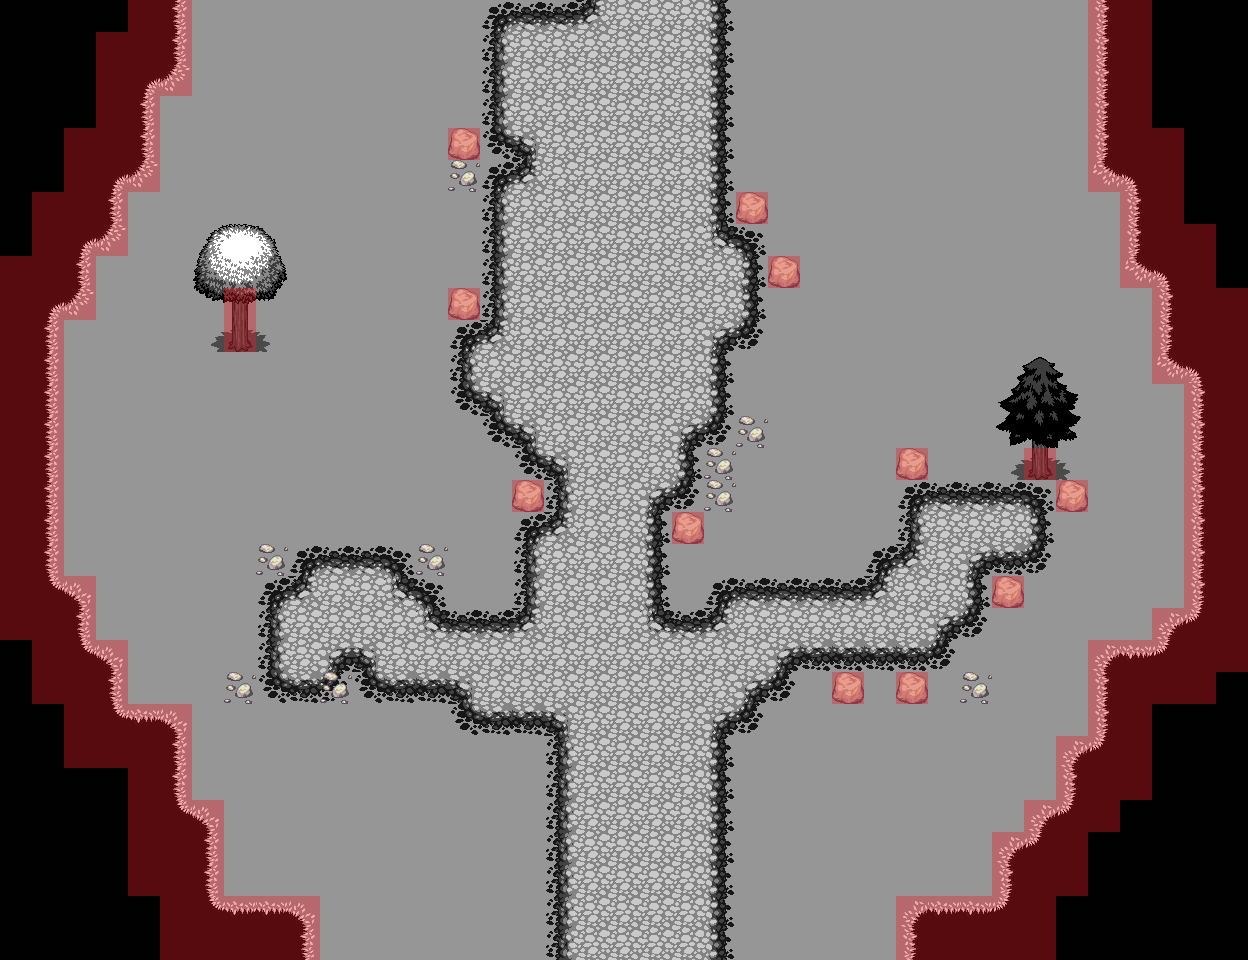

This game map was drawn from its Tiled (.tmx) file and the tilesets committed beside it. A one-line description and the trimmed map source follow:
An orthogonal 39x30 tile map with 32x32 px tiles, 6 tile layers (Background, Ground, Overground, GroundObjects, ...), 53 tilesets and 21 objects (Player).

<map version="1.0" orientation="orthogonal" renderorder="right-down" width="39" height="30" tilewidth="32" tileheight="32" nextobjectid="10">
 <tileset firstgid="1" name="col_half_right" tilewidth="32" tileheight="32" tilecount="1" columns="1">
  <image source="../col_half_right.png" width="32" height="32" />
  <tile id="0">
   <objectgroup draworder="index">
    <object id="2" x="16" y="0" width="16" height="32" />
   </objectgroup>
  </tile>
 </tileset>
 <tileset firstgid="2" name="col_half_left" tilewidth="32" tileheight="32" tilecount="1" columns="1">
  <image source="../col_half_left.png" width="32" height="32" />
  <tile id="0">
   <objectgroup draworder="index">
    <object id="1" x="0" y="0" width="16" height="32" />
   </objectgroup>
  </tile>
 </tileset>
 <tileset firstgid="3" name="col_half_bottom" tilewidth="32" tileheight="32" tilecount="1" columns="1">
  <image source="../col_half_bottom.png" width="32" height="32" />
  <tile id="0">
   <objectgroup draworder="index">
    <object id="1" x="0" y="16" width="32" height="16" />
   </objectgroup>
  </tile>
 </tileset>
 <tileset firstgid="4" name="col_half_top" tilewidth="32" tileheight="32" tilecount="1" columns="1">
  <image source="../col_half_top.png" width="32" height="32" />
  <tile id="0">
   <objectgroup draworder="index">
    <object id="1" x="0" y="0" width="32" height="16" />
   </objectgroup>
  </tile>
 </tileset>
 <tileset firstgid="5" name="water" tilewidth="32" tileheight="32" tilecount="18" columns="3">
  <image source="../LPC Base Assets/LPC Base Assets/tiles/water.png" width="96" height="192" />
 </tileset>
 <tileset firstgid="23" name="grass" tilewidth="32" tileheight="32" tilecount="18" columns="3">
  <image source="../LPC Base Assets/LPC Base Assets/tiles/grass.png" width="96" height="192" />
  <terraintypes>
   <terrain name="grass" tile="-1" />
  </terraintypes>
  <tile id="1" terrain="0,0,0," />
  <tile id="2" terrain="0,0,,0" />
  <tile id="4" terrain="0,,0,0" />
  <tile id="5" terrain=",0,0,0" />
  <tile id="6" terrain=",,,0" />
  <tile id="7" terrain=",,0,0" />
  <tile id="8" terrain=",,0," />
  <tile id="9" terrain=",0,,0" />
  <tile id="10" terrain="0,0,0,0" />
  <tile id="11" terrain="0,,0," />
  <tile id="12" terrain=",0,," />
  <tile id="13" terrain="0,0,," />
  <tile id="14" terrain="0,,," />
 </tileset>
 <tileset firstgid="41" name="col_triangle1" tilewidth="32" tileheight="32" tilecount="1" columns="1">
  <image source="../col_triangle1.png" width="32" height="32" />
  <tile id="0">
   <objectgroup draworder="index">
    <object id="1" x="32" y="15.9091">
     <polygon points="0,0 -16,15.9091 0,16.0909" />
    </object>
   </objectgroup>
  </tile>
 </tileset>
 <tileset firstgid="42" name="col_triangle2" tilewidth="32" tileheight="32" tilecount="1" columns="1">
  <image source="../col_triangle2.png" width="32" height="32" />
  <tile id="0">
   <objectgroup draworder="index">
    <object id="1" x="0.181818" y="15.8182">
     <polygon points="0,0 16,16.0909 -0.181818,16.1818" />
    </object>
   </objectgroup>
  </tile>
 </tileset>
 <tileset firstgid="43" name="col_triangle3" tilewidth="32" tileheight="32" tilecount="1" columns="1">
  <image source="../col_triangle3.png" width="32" height="32" />
  <tile id="0">
   <objectgroup draworder="index">
    <object id="1" x="-0.181818" y="15.7273">
     <polygon points="0,0 16.1818,-15.7273 0.181818,-15.7273" />
    </object>
   </objectgroup>
  </tile>
 </tileset>
 <tileset firstgid="44" name="col_triangle4" tilewidth="32" tileheight="32" tilecount="1" columns="1">
  <image source="../col_triangle4.png" width="32" height="32" />
  <tile id="0">
   <objectgroup draworder="index">
    <object id="1" x="16.0909" y="0">
     <polygon points="0,0 15.8182,16 15.9091,0" />
    </object>
   </objectgroup>
  </tile>
 </tileset>
 <tileset firstgid="45" name="col_triangle_inv4" tilewidth="32" tileheight="32" tilecount="1" columns="1">
  <image source="../col_triangle_inv4.png" width="32" height="32" />
  <tile id="0">
   <objectgroup draworder="index">
    <object id="2" x="16.0909" y="0">
     <polygon points="0,0 15.9091,0 15.9091,32 -16.0909,32 -16.2727,16.4545" />
    </object>
   </objectgroup>
  </tile>
 </tileset>
 <tileset firstgid="46" name="col_triangle_inv1" tilewidth="32" tileheight="32" tilecount="1" columns="1">
  <image source="../col_triangle_inv1.png" width="32" height="32" />
  <tile id="0">
   <objectgroup draworder="index">
    <object id="1" x="-0.0909091" y="-0.0909091">
     <polyline points="0,0 15.7273,-0.0909091 32,16.0909 32.0909,32.0909 0.0909091,32.0909 0.0909091,0.0909091" />
    </object>
   </objectgroup>
  </tile>
 </tileset>
 <tileset firstgid="47" name="col_triangle_inv2" tilewidth="32" tileheight="32" tilecount="1" columns="1">
  <image source="../col_triangle_inv2.png" width="32" height="32" />
  <tile id="0">
   <objectgroup draworder="index">
    <object id="1" x="0.272727" y="-0.0909091">
     <polyline points="0,0 31.7273,0.0909091 31.7273,15.8182 15.8182,32 -0.272727,32.0909 -0.272727,0.0909091" />
    </object>
   </objectgroup>
  </tile>
 </tileset>
 <tileset firstgid="48" name="col_triangle_inv3" tilewidth="32" tileheight="32" tilecount="1" columns="1">
  <image source="../col_triangle_inv3.png" width="32" height="32" />
  <tile id="0">
   <objectgroup draworder="index">
    <object id="1" x="0" y="-0.0909091">
     <polyline points="0,0 32,0.0909091 32,32.0909 16.1818,32 0.0909091,16 0,0.0909091" />
    </object>
   </objectgroup>
  </tile>
 </tileset>
 <tileset firstgid="49" name="cement" tilewidth="32" tileheight="32" tilecount="18" columns="3">
  <image source="../LPC Base Assets/LPC Base Assets/tiles/cement.png" width="96" height="192" />
 </tileset>
 <tileset firstgid="67" name="cementstair" tilewidth="32" tileheight="32" tilecount="20" columns="5">
  <image source="../LPC Base Assets/LPC Base Assets/tiles/cementstair.png" width="160" height="128" />
 </tileset>
 <tileset firstgid="87" name="chests" tilewidth="32" tileheight="32" tilecount="6" columns="2">
  <image source="../LPC Base Assets/LPC Base Assets/tiles/chests.png" width="64" height="96" />
 </tileset>
 <tileset firstgid="93" name="country" tilewidth="32" tileheight="32" tilecount="20" columns="5">
  <image source="../LPC Base Assets/LPC Base Assets/tiles/country.png" width="160" height="128" />
 </tileset>
 <tileset firstgid="113" name="cup" tilewidth="32" tileheight="32" tilecount="2" columns="1">
  <image source="../LPC Base Assets/LPC Base Assets/tiles/cup.png" width="32" height="64" />
 </tileset>
 <tileset firstgid="115" name="dirt" tilewidth="32" tileheight="32" tilecount="18" columns="3">
  <image source="../LPC Base Assets/LPC Base Assets/tiles/dirt.png" width="96" height="192" />
  <terraintypes>
   <terrain name="dirt" tile="-1" />
  </terraintypes>
  <tile id="1" terrain="0,0,0," />
  <tile id="2" terrain="0,0,,0" />
  <tile id="4" terrain="0,,0,0" />
  <tile id="5" terrain=",0,0,0" />
  <tile id="6" terrain=",,,0" />
  <tile id="7" terrain=",,0,0" />
  <tile id="8" terrain=",,0," />
  <tile id="9" terrain=",0,,0" />
  <tile id="10" terrain="0,0,0,0" />
  <tile id="11" terrain="0,,0," />
  <tile id="12" terrain=",0,," />
  <tile id="13" terrain="0,0,," />
  <tile id="14" terrain="0,,," />
 </tileset>
 <tileset firstgid="133" name="dirt2" tilewidth="32" tileheight="32" tilecount="18" columns="3">
  <image source="../LPC Base Assets/LPC Base Assets/tiles/dirt2.png" width="96" height="192" />
 </tileset>
 <tileset firstgid="151" name="dungeon" tilewidth="32" tileheight="32" tilecount="104" columns="13">
  <image source="../LPC Base Assets/LPC Base Assets/tiles/dungeon.png" width="416" height="256" />
 </tileset>
 <tileset firstgid="255" name="grass" tilewidth="32" tileheight="32" tilecount="18" columns="3">
  <image source="../LPC Base Assets/LPC Base Assets/tiles/grass.png" width="96" height="192" />
 </tileset>
 <tileset firstgid="273" name="grassalt" tilewidth="32" tileheight="32" tilecount="18" columns="3">
  <image source="../LPC Base Assets/LPC Base Assets/tiles/grassalt.png" width="96" height="192" />
  <terraintypes>
   <terrain name="grass2" tile="-1" />
  </terraintypes>
  <tile id="1" terrain="0,0,0," />
  <tile id="2" terrain="0,0,,0" />
  <tile id="4" terrain="0,,0,0" />
  <tile id="5" terrain=",0,0,0" />
  <tile id="6" terrain=",,,0" />
  <tile id="7" terrain=",,0,0" />
  <tile id="8" terrain=",,0," />
  <tile id="9" terrain=",0,,0" />
  <tile id="10" terrain="0,0,0,0" />
  <tile id="11" terrain="0,,0," />
  <tile id="12" terrain=",0,," />
  <tile id="13" terrain="0,0,," />
  <tile id="14" terrain="0,,," />
 </tileset>
 <tileset firstgid="291" name="hole" tilewidth="32" tileheight="32" tilecount="18" columns="3">
  <image source="../LPC Base Assets/LPC Base Assets/tiles/hole.png" width="96" height="192" />
 </tileset>
 <tileset firstgid="309" name="holek" tilewidth="32" tileheight="32" tilecount="18" columns="3">
  <image source="../LPC Base Assets/LPC Base Assets/tiles/holek.png" width="96" height="192" />
 </tileset>
 <tileset firstgid="327" name="holemid" tilewidth="32" tileheight="32" tilecount="18" columns="3">
  <image source="../LPC Base Assets/LPC Base Assets/tiles/holemid.png" width="96" height="192" />
 </tileset>
 <tileset firstgid="345" name="house" tilewidth="32" tileheight="32" tilecount="63" columns="9">
  <image source="../LPC Base Assets/LPC Base Assets/tiles/house.png" width="288" height="224" />
 </tileset>
 <tileset firstgid="408" name="inside" tilewidth="32" tileheight="32" tilecount="100" columns="10">
  <image source="../LPC Base Assets/LPC Base Assets/tiles/inside.png" width="320" height="320" />
 </tileset>
 <tileset firstgid="508" name="kitchen" tilewidth="32" tileheight="32" tilecount="8" columns="2">
  <image source="../LPC Base Assets/LPC Base Assets/tiles/kitchen.png" width="64" height="128" />
 </tileset>
 <tileset firstgid="516" name="lava" tilewidth="32" tileheight="32" tilecount="18" columns="3">
  <image source="../LPC Base Assets/LPC Base Assets/tiles/lava.png" width="96" height="192" />
 </tileset>
 <tileset firstgid="534" name="lavarock" tilewidth="32" tileheight="32" tilecount="18" columns="3">
  <image source="../LPC Base Assets/LPC Base Assets/tiles/lavarock.png" width="96" height="192" />
 </tileset>
 <tileset firstgid="552" name="mountains" tilewidth="32" tileheight="32" tilecount="108" columns="12">
  <image source="../LPC Base Assets/LPC Base Assets/tiles/mountains.png" width="384" height="288" />
 </tileset>
 <tileset firstgid="660" name="rock" tilewidth="32" tileheight="32" tilecount="2" columns="2">
  <image source="../LPC Base Assets/LPC Base Assets/tiles/rock.png" width="64" height="32" />
 </tileset>
 <tileset firstgid="662" name="signs" tilewidth="32" tileheight="32" tilecount="6" columns="3">
  <image source="../LPC Base Assets/LPC Base Assets/tiles/signs.png" width="96" height="64" />
 </tileset>
 <tileset firstgid="668" name="stairs" tilewidth="32" tileheight="32" tilecount="112" columns="8">
  <image source="../LPC Base Assets/LPC Base Assets/tiles/stairs.png" width="256" height="448" />
 </tileset>
 <tileset firstgid="780" name="treetop" tilewidth="32" tileheight="32" tilecount="42" columns="6">
  <image source="../LPC Base Assets/LPC Base Assets/tiles/treetop.png" width="192" height="224" />
 </tileset>
 <tileset firstgid="822" name="trunk" tilewidth="32" tileheight="32" tilecount="18" columns="6">
  <image source="../LPC Base Assets/LPC Base Assets/tiles/trunk.png" width="192" height="96" />
 </tileset>
 <tileset firstgid="840" name="victoria" tilewidth="32" tileheight="32" tilecount="55" columns="11">
  <image source="../LPC Base Assets/LPC Base Assets/tiles/victoria.png" width="352" height="160" />
 </tileset>
 <tileset firstgid="895" name="water" tilewidth="32" tileheight="32" tilecount="18" columns="3">
  <image source="../LPC Base Assets/LPC Base Assets/tiles/water.png" width="96" height="192" />
 </tileset>
 <tileset firstgid="913" name="waterfall" tilewidth="32" tileheight="32" tilecount="15" columns="3">
  <image source="../LPC Base Assets/LPC Base Assets/tiles/waterfall.png" width="96" height="160" />
 </tileset>
 <tileset firstgid="928" name="watergrass" tilewidth="32" tileheight="32" tilecount="18" columns="3">
  <image source="../LPC Base Assets/LPC Base Assets/tiles/watergrass.png" width="96" height="192" />
 </tileset>
 <tileset firstgid="946" name="barrel" tilewidth="32" tileheight="32" tilecount="8" columns="4">
  <image source="../LPC Base Assets/LPC Base Assets/tiles/barrel.png" width="128" height="64" />
 </tileset>
 <tileset firstgid="954" name="brackish" tilewidth="32" tileheight="32" tilecount="18" columns="3">
  <image source="../LPC Base Assets/LPC Base Assets/tiles/brackish.png" width="96" height="192" />
 </tileset>
 <tileset firstgid="972" name="bridges" tilewidth="32" tileheight="32" tilecount="42" columns="6">
  <image source="../LPC Base Assets/LPC Base Assets/tiles/bridges.png" width="192" height="224" />
 </tileset>
 <tileset firstgid="1014" name="buckets" tilewidth="32" tileheight="32" tilecount="6" columns="3">
  <image source="../LPC Base Assets/LPC Base Assets/tiles/buckets.png" width="96" height="64" />
 </tileset>
 <tileset firstgid="1020" name="cabinets" tilewidth="32" tileheight="32" tilecount="78" columns="6">
  <image source="../LPC Base Assets/LPC Base Assets/tiles/cabinets.png" width="192" height="416" />
 </tileset>
 <tileset firstgid="1098" name="castle_lightsources" tilewidth="32" tileheight="32" tilecount="20" columns="5">
  <image source="../LPC Base Assets/LPC Base Assets/tiles/castle_lightsources.png" width="160" height="128" />
 </tileset>
 <tileset firstgid="1118" name="castle_outside" tilewidth="32" tileheight="32" tilecount="187" columns="17">
  <image source="../LPC Base Assets/LPC Base Assets/tiles/castle_outside.png" width="544" height="352" />
 </tileset>
 <tileset firstgid="1305" name="castlefloors" tilewidth="32" tileheight="32" tilecount="100" columns="10">
  <image source="../LPC Base Assets/LPC Base Assets/tiles/castlefloors.png" width="320" height="320" />
 </tileset>
 <tileset firstgid="1405" name="castlefloors_outside" tilewidth="32" tileheight="32" tilecount="20" columns="4">
  <image source="../LPC Base Assets/LPC Base Assets/tiles/castlefloors_outside.png" width="128" height="160" />
 </tileset>
 <tileset firstgid="1425" name="castlewalls" tilewidth="32" tileheight="32" tilecount="180" columns="12">
  <image source="../LPC Base Assets/LPC Base Assets/tiles/castlewalls.png" width="384" height="480" />
 </tileset>
 <tileset firstgid="1605" name="red_tile" tilewidth="32" tileheight="32" tilecount="1" columns="1">
  <image source="../red_tile.png" width="32" height="32" />
  <tile id="0">
   <objectgroup draworder="index">
    <object id="1" x="0" y="0" width="32" height="32" />
   </objectgroup>
  </tile>
 </tileset>
 <layer name="Background" width="39" height="30">
  <properties>
   <property name="unity:sortingLayerName" value="Background" />
  </properties>
  <data>[1170 cells, 1170 non-empty, 1 distinct tile ids]</data>
 </layer>
 <layer name="Ground" width="39" height="30">
  <properties>
   <property name="unity:sortingLayerName" value="Ground" />
  </properties>
  <data>[1170 cells, 978 non-empty, 12 distinct tile ids]</data>
 </layer>
 <layer name="Overground" width="39" height="30">
  <properties>
   <property name="unity:sortingLayerName" value="Overground" />
  </properties>
  <data>[1170 cells, 294 non-empty, 13 distinct tile ids]</data>
 </layer>
 <layer name="GroundObjects" width="39" height="30">
  <properties>
   <property name="unity:sortingLayerName" value="GroundObjects" />
  </properties>
  <data>[1170 cells, 32 non-empty, 8 distinct tile ids]</data>
 </layer>
 <layer name="TopObjects" width="39" height="30">
  <properties>
   <property name="unity:sortingLayerName" value="TopObjects" />
  </properties>
  <data>[1170 cells, 18 non-empty, 18 distinct tile ids]</data>
 </layer>
 <layer name="Collision" width="39" height="30" opacity="0.37">
  <data>[1170 cells, 183 non-empty, 1 distinct tile ids]</data>
 </layer>
 <objectgroup name="Spawns">
  <properties>
   <property name="unity:tag" value="SpawnLayer" />
  </properties>
  <object id="1" x="183.667" y="470.333" width="230" height="230">
   <properties>
    <property name="SpawnName" value="DifficultEnemy" />
    <property name="SpawnNumber" value="3" />
   </properties>
   <ellipse />
  </object>
  <object id="2" x="935.67" y="477" width="100" height="100">
   <properties>
    <property name="SpawnName" value="EasyEnemy" />
    <property name="SpawnNumberMax" value="2" />
    <property name="SpawnNumberMin" value="1" />
   </properties>
   <ellipse />
  </object>
  <object id="3" name="Player" x="623.5" y="870" width="10" height="10">
   <properties>
    <property name="SpawnName" value="Player" />
    <property name="SpawnNumber" value="1" />
   </properties>
   <ellipse />
  </object>
 </objectgroup>
 <objectgroup name="Doors">
  <properties>
   <property name="unity:tag" value="DoorsLayer" />
  </properties>
  <object id="4" x="178.333" y="-4.83337" width="938.667" height="10.6667">
   <properties>
    <property name="DoorType" value="Up" />
   </properties>
  </object>
  <object id="5" x="305.334" y="955.5" width="642.667" height="15.3333">
   <properties>
    <property name="DoorType" value="Down" />
   </properties>
  </object>
 </objectgroup>
 <objectgroup name="Items">
  <object id="7" x="602.667" y="333.333" width="24" height="24">
   <properties>
    <property name="item" value="item" />
   </properties>
   <ellipse />
  </object>
  <object id="8" x="770.5" y="116.5" width="24" height="24">
   <properties>
    <property name="item" value="item" />
   </properties>
   <ellipse />
  </object>
  <object id="9" x="989.5" y="201.5" width="24" height="24">
   <properties>
    <property name="item" value="item" />
   </properties>
   <ellipse />
  </object>
 </objectgroup>
</map>
